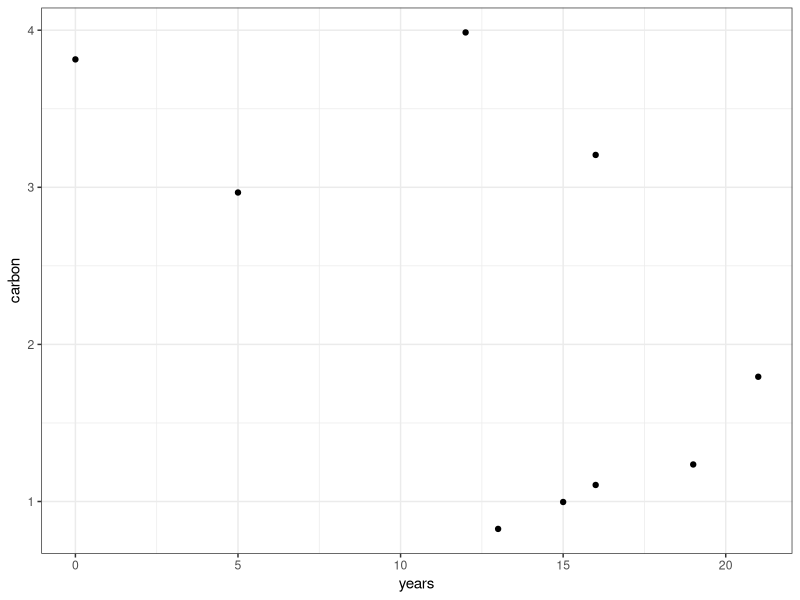

The R source for this figure:
## ---- chunk 1
require(ggplot2)
years <- c( 0,  5, 12, 13, 15, 16, 16, 19, 21)
carbon <- runif(9, min = 0, max = 4)
data <- data.frame(years, carbon)
ggplot(data, aes(x = years, y = carbon))+theme_bw()+geom_point()
